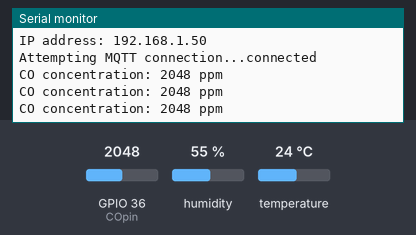
Recording of a sketch running on a simulated ESP32. Parts: the last lines printed to the serial monitor. The test bench sets the inputs (shaded band); at power-on: temperature 24 °C, GPIO 36 (COpin) = 2048, humidity 55 %. WiFi joins after 1.5 s; servers stay silent unless stated; no MQTT or app messages arrive unless stated.

Above: at 4.2 s.
4.3 s: temperature set to 12 °C
At 10.5 s:
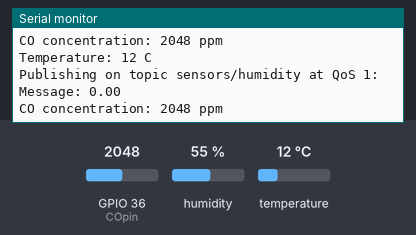
11.5 s: GPIO 36 (COpin) set to 2866
At 12.0 s:
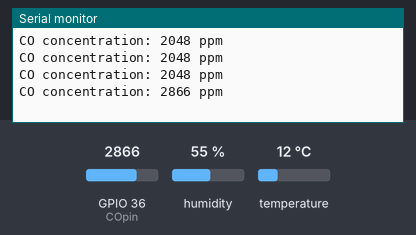
14.5 s: GPIO 36 (COpin) set to 3603
At 15.0 s:
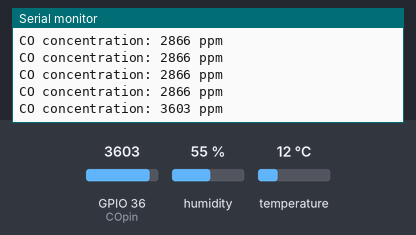
Timing chart, 0 to 17.0 s (numbered marks = the images above; inputs shaded):
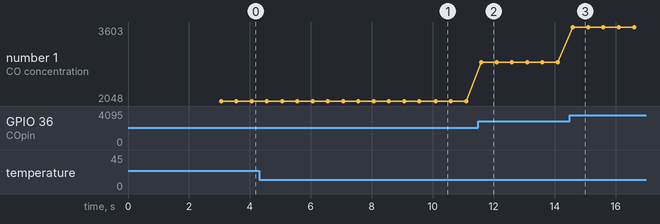

The sketch:

mq7.ino
```cpp
#include <PubSubClient.h>
#include <WiFi.h>
#include "DHT.h"

// WiFi configuration
const char* ssid = "Mustafar";
const char* password = "vader1234";

// MQTT configuration
const char* server = "192.168.4.2";
const int port = 1883;
const char* co2Topic = "sensors/co2";
const char* clientName = "vader.esp";
const char* tempTopic = "sensors/temperature";
const char* humTopic = "sensors/humidity";

// Variables to hold sensor readings
float temp;
float hum;

// Digital pin connected to the DHT sensor
#define DHTPIN 5
#define DHTTYPE DHT11

// Initialize DHT sensor
DHT dht(DHTPIN, DHTTYPE);

WiFiClient wifiClient;
PubSubClient client(wifiClient);

// Time management
unsigned long previousMillis = 0;  // Store the last time a new reading was published
const long interval = 10000;       // Interval at which to publish sensor readings (milliseconds)

void wifiConnect() {
  Serial.println();
  Serial.print("Connecting to ");
  Serial.println(ssid);

  WiFi.begin(ssid, password);

  while (WiFi.status() != WL_CONNECTED) {
    delay(500);
    Serial.print(".");
  }
  Serial.println("");
  Serial.println("WiFi connected.");
  Serial.print("IP address: ");
  Serial.println(WiFi.localIP());
}

void mqttReConnect() {
  while (!client.connected()) {
    Serial.print("Attempting MQTT connection...");
    if (client.connect(clientName)) {
      Serial.println("connected");
    } else {
      Serial.print("failed, rc=");
      Serial.print(client.state());
      Serial.println(" try again in 5 seconds");
      delay(5000);
    }
  }
}

void mqttEmit(const char* topic, const char* payload) {
  client.publish(topic, payload);
}

void mqttEmit(String topic, String value) {
  client.publish((char*)topic.c_str(), (char*)value.c_str());
}

int COpin = A0; // analog input pin of MQ7 sensor
int COvalue = 0; // variable to store CO concentration value

void setup() {
  Serial.begin(115200);
  Serial.println();
  dht.begin();
  wifiConnect();
  client.setServer(server, port);
  delay(1500);
}

void loop() {
  if (!client.connected()) {
    mqttReConnect();
  }
  client.loop();

  unsigned long currentMillis = millis();

  // Every X number of seconds (interval = 10 seconds)
  // it publishes a new MQTT message
  if (currentMillis - previousMillis >= interval) {
    // Save the last time a new reading was published
    previousMillis = currentMillis;

    int hum = 0;
    int temp = 0;
    // New DHT sensor readings
    hum = dht.readHumidity();
    temp = dht.readTemperature(); // Read temperature as Celsius (the default)

    // Publish an MQTT message on topic esp/dht/temperature
    mqttEmit(tempTopic, String(temp).c_str());
    Serial.print("Temperature: "); // Print Temperature label
    Serial.print(temp); // Print Temperature value
    Serial.println(" C"); // Print ppm unit

    // Publish an MQTT message on topic esp/dht/humidity
    mqttEmit(humTopic, String(hum).c_str());
    Serial.printf("Publishing on topic %s at QoS 1: ", humTopic);
    Serial.printf("Message: %.2f \n", hum);
  }

  COvalue = analogRead(COpin); // Read analog value from MQ7 sensor
  Serial.print("CO concentration: "); // Print CO concentration label
  Serial.print(COvalue); // Print CO concentration value
  Serial.println(" ppm"); // Print ppm unit

  mqttEmit(co2Topic, String(COvalue).c_str());
  delay(500);
}
```

Measured:
- after the input at 4.3 s, the serial monitor: prints a new line after 5.8 s (image 1)
- after the input at 11.5 s, the serial monitor: prints a new line after 0.10 s (image 2)
- after the input at 14.5 s, the serial monitor: prints a new line after 0.10 s (image 3)
- plotted number 1: 2048 → 2866 after the input at 11.5 s, 2866 → 3603 after the input at 14.5 s
